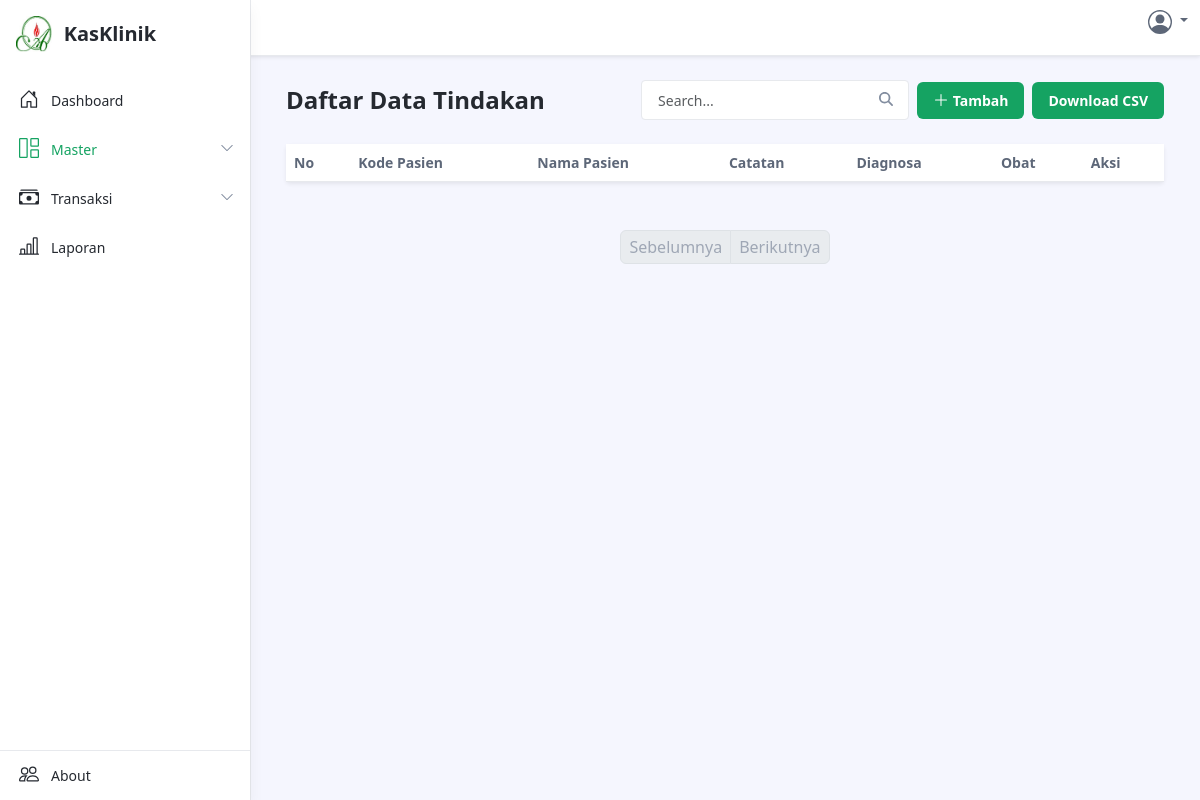
/data-tindakan.php, run on an earlier commit of the app's database.
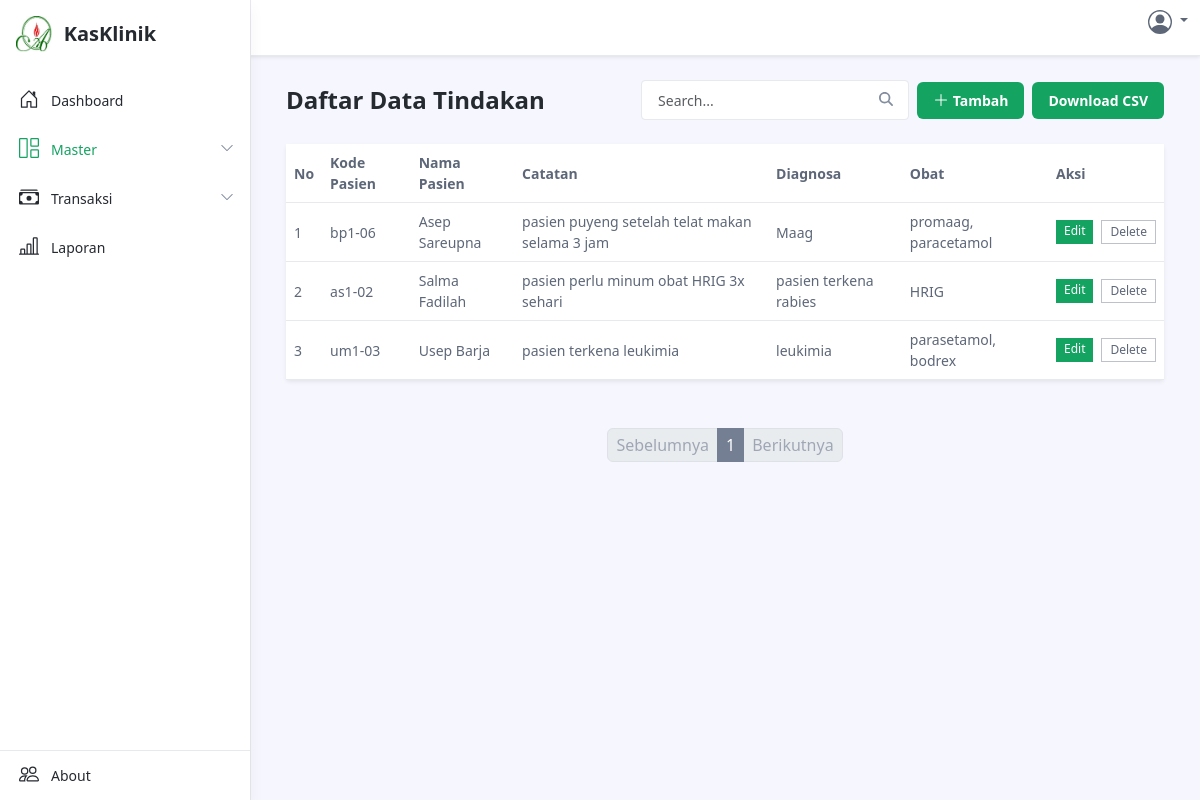
And on a later commit of the database.
### tables this page shows
CREATE TABLE `action` (
  `id` bigint(20) UNSIGNED NOT NULL,
  `patient_id` varchar(20) NOT NULL,
  `notes` text NOT NULL,
  `diagnosis` text NOT NULL,
  `medicine` text NOT NULL,
  `created_at` timestamp NOT NULL DEFAULT current_timestamp()
);

CREATE TABLE `patient` (
  `id` bigint(20) UNSIGNED NOT NULL,
  `patient_id` varchar(20) NOT NULL,
  `fullname` varchar(255) NOT NULL,
  `address` varchar(255) NOT NULL,
  `phone` varchar(255) NOT NULL,
  `category` varchar(255) NOT NULL,
  `assurance` varchar(255) DEFAULT NULL,
  `created_at` timestamp NOT NULL DEFAULT current_timestamp()
);

### data-tindakan.php (the view, shortened to what this page needs)
<?php
include './config/config.php';
$isPage = 'data-tindakan';
$sql = "
    SELECT a.id AS action_id, a.patient_id, p.fullname, a.notes, a.diagnosis, a.medicine
    FROM action a
    JOIN patient p ON a.patient_id = p.id
";
$stmt = $conn->prepare($sql);
$stmt->execute();
$data = $stmt->fetchAll(PDO::FETCH_ASSOC);
$itemsPerPage = 10;
$totalItems = count($data);
$totalPages = ceil($totalItems / $itemsPerPage);
$page = isset($_GET['page']) ? (int)$_GET['page'] : 1;
if ($page > $totalPages) $page = $totalPages;
$searchQuery = isset($_GET['search']) ? $_GET['search'] : '';
$filteredData = array_filter($data, function ($item) use ($searchQuery) {
	return stripos($item['patient_id'], $searchQuery) !== false ||
		stripos($item['fullname'], $searchQuery) !== false ||
		stripos($item['notes'], $searchQuery) !== false ||
		stripos($item['diagnosis'], $searchQuery) !== false ||
		stripos($item['medicine'], $searchQuery) !== false;
});
$totalItems = count($filteredData);
$totalPages = ceil($totalItems / $itemsPerPage);
$offset = ($page - 1) * $itemsPerPage;
$currentItems = array_slice($filteredData, $offset, $itemsPerPage);
function renderPagination($page, $totalPages, $searchQuery)
{
	include './component/pagination.php';
}
?>
<!DOCTYPE html>
<html lang="en">
<head>
	<link id="theme-style" rel="stylesheet" href="assets/css/portal.css">
	<link id="theme-style" rel="stylesheet" href="assets/css/custom.css">
</head>
<body class="app">
	<header class="app-header fixed-top">
		<div class="app-header-inner">
			<div class="container-fluid py-2">
				<div class="app-header-content">
					<div class="row justify-content-between align-items-center">
						<?php include './component/profile-icon.php'; ?>
					</div>
				</div>
			</div>
		</div>
		<div id="app-sidepanel" class="app-sidepanel">
			<div class="sidepanel-inner d-flex flex-column">
				<?php include './sidebar/sidebar-header.php'; ?>
				<?php include './sidebar/sidebar-body.php'; ?>
				<?php include './sidebar/sidebar-footer.php'; ?>
			</div>
		</div>
	</header>
	<div class="app-wrapper">
		<div class="app-content pt-3 p-md-3 p-lg-4">
			<div class="container-xl">
				<div class="row g-3 mb-4 align-items-center justify-content-between">
					<div class="col-auto">
						<h1 class="app-page-title mb-0">Daftar Data Tindakan</h1>
					</div>
					<div class="col-auto">
						<div class="page-utilities">
							<div class="row g-2 justify-content-start justify-content-md-end align-items-center">
								<div class="col-auto">
									<?php include './component/search-box.php'; ?>
								</div>
								<div class="col-auto">
									<a class="btn app-btn-primary" href="./data-tindakan-input.php">
										<svg xmlns="http://www.w3.org/2000/svg" width="16" height="16" fill="currentColor" class="bi bi-plus-lg" viewBox="0 0 16 16">
											<path fill-rule="evenodd" d="M8 2a.5.5 0 0 1 .5.5v5h5a.5.5 0 0 1 0 1h-5v5a.5.5 0 0 1-1 0v-5h-5a.5.5 0 0 1 0-1h5v-5A.5.5 0 0 1 8 2" />
										</svg> Tambah
									</a>
								</div>
								<div class="col-auto">
									<button class="btn app-btn-primary" onclick="generateCSV()">Download CSV</button>
								</div>
							</div>
						</div>
					</div>
				</div>
				<div class="tab-content" id="orders-table-tab-content">
					<div class="tab-pane fade show active" id="orders-all" role="tabpanel" aria-labelledby="orders-all-tab">
						<div class="app-card app-card-orders-table shadow-sm mb-5">
							<div class="app-card-body">
								<div class="table-responsive">
									<table class="table app-table-hover mb-0 text-left">
										<thead>
											<tr>
												<th class="cell">No</th>
												<th class="cell">Kode Pasien</th>
												<th class="cell">Nama Pasien</th>
												<th class="cell">Catatan</th>
												<th class="cell">Diagnosa</th>
												<th class="cell">Obat</th>
												<th class="cell">Aksi</th>
											</tr>
										</thead>
										<tbody>
											<?php foreach ($currentItems as $index => $row) : ?>
												<tr>
													<td class="cell"><?php echo $offset + $index + 1; ?></td>
													<td class="cell"><?php
														$sql = "SELECT id, patient_id, fullname FROM patient WHERE id = :patient_id";
														$stmt = $conn->prepare($sql);
														$stmt->bindParam(':patient_id', $row['patient_id']);
														$stmt->execute();
														$id = $stmt->fetch(PDO::FETCH_ASSOC);
														echo htmlspecialchars($id['patient_id']);
														?>
													</td>
													<td class="cell"><?php echo htmlspecialchars($row['fullname']); ?></td>
													<td class="cell"><?php echo htmlspecialchars($row['notes']); ?></td>
													<td class="cell"><?php echo htmlspecialchars($row['diagnosis']); ?></td>
													<td class="cell"><?php echo htmlspecialchars($row['medicine']); ?></td>
													<td class="cell">
														<div class="d-flex justify-content-between w-50">
															<a class="btn-sm app-btn-primary me-1" href="./data-tindakan-edit.php?id=<?php echo htmlspecialchars($row['action_id']); ?>">Edit</a>
															<form method="POST" action="data-tindakan-delete.php" onsubmit="return confirm('Are you sure you want to delete this action?')">
																<button type="submit" class="btn-sm app-btn-secondary ms-1" name="delete">Delete</button>
															</form>
														</div>
													</td>
												</tr>
											<?php endforeach; ?>
										</tbody>
									</table>
								</div>
							</div>
						</div>
						<?php renderPagination($page, $totalPages, $searchQuery); ?>
					</div>
				</div>
			</div>
		</div>
	</div>
</body>
</html>

### component/profile-icon.php (shortened to what this page needs)
<div class="app-utilities col-auto">
  <div class="app-utility-item app-user-dropdown dropdown">
    <a class="dropdown-toggle" id="user-dropdown-toggle" data-bs-toggle="dropdown" href="#" role="button" aria-expanded="false">
    </a>
  </div>
</div>

### sidebar/sidebar-header.php
<div class="app-branding">
	<a class="app-logo" href="./index.php"><img class="logo-icon me-2" src="assets/images/app-logo.jpg" alt="logo">
		<span class="logo-text">KasKlinik</span>
	</a>
</div>

### sidebar/sidebar-body.php (shortened to what this page needs)
<nav id="app-nav-main" class="app-nav app-nav-main flex-grow-1">
	<ul class="app-menu list-unstyled accordion" id="menu-accordion">
		<li class="nav-item">
			<a class="nav-link <?php echo $isPage == 'dashboard' ? 'active' : ''; ?>" href="./index.php">
				<span class="nav-icon">
				</span>
				<span class="nav-link-text">Dashboard</span>
			</a>
		</li>
		<li class="nav-item has-submenu">
			<a class="nav-link submenu-toggle <?php echo $isPage == 'data-pasien' || $isPage == 'data-tindakan' ? 'active' : ''; ?>" href="#" data-bs-toggle="collapse" data-bs-target="#submenu-1" aria-expanded="false" aria-controls="submenu-1">
				<span class="nav-icon">
				</span>
				<span class="nav-link-text">Master</span>
				<span class="submenu-arrow">
					<svg width="1em" height="1em" viewBox="0 0 16 16" class="bi bi-chevron-down" fill="currentColor" xmlns="http://www.w3.org/2000/svg">
						<path fill-rule="evenodd" d="M1.646 4.646a.5.5 0 0 1 .708 0L8 10.293l5.646-5.647a.5.5 0 0 1 .708.708l-6 6a.5.5 0 0 1-.708 0l-6-6a.5.5 0 0 1 0-.708z" />
					</svg>
				</span>
			</a>
		</li>
		<li class="nav-item has-submenu">
			<a class="nav-link submenu-toggle <?php echo $isPage == 'penerimaan-kas' || $isPage == 'pengeluaran-kas' ? 'active' : ''; ?>" href="#" data-bs-toggle="collapse" data-bs-target="#submenu-2" aria-expanded="false" aria-controls="submenu-2">
				<span class="nav-icon">
				</span>
				<span class="nav-link-text">Transaksi</span>
				<span class="submenu-arrow">
					<svg width="1em" height="1em" viewBox="0 0 16 16" class="bi bi-chevron-down" fill="currentColor" xmlns="http://www.w3.org/2000/svg">
						<path fill-rule="evenodd" d="M1.646 4.646a.5.5 0 0 1 .708 0L8 10.293l5.646-5.647a.5.5 0 0 1 .708.708l-6 6a.5.5 0 0 1-.708 0l-6-6a.5.5 0 0 1 0-.708z" />
					</svg>
				</span>
			</a>
		</li>
		<li class="nav-item">
			<a class="nav-link <?php echo $isPage == 'laporan' ? 'active' : ''; ?>" href="./laporan.php">
				<span class="nav-icon">
				</span>
				<span class="nav-link-text">Laporan</span>
			</a>
		</li>
	</ul>
</nav>

### sidebar/sidebar-footer.php (shortened to what this page needs)
<div class="app-sidepanel-footer">
	<nav class="app-nav app-nav-footer">
		<ul class="app-menu footer-menu list-unstyled">
			<li class="nav-item">
				<a class="nav-link"
					href="https://themes.3rdwavemedia.com/bootstrap-templates/admin-dashboard/portal-free-bootstrap-admin-dashboard-template-for-developers/">
					<span class="nav-icon">
					</span>
					<span class="nav-link-text">About</span>
				</a>
			</li>
		</ul>
	</nav>
</div>

### component/search-box.php
<div class="app-search">
	<form id="search-form" class="app-search-form">
		<input type="text" placeholder="Search..." id="search-input" name="search" value="<?php echo $searchQuery; ?>" class="form-control search-input">
		<button type="submit" class="btn search-btn btn-primary mt-1" value="Search"><i
				class="fa-solid fa-magnifying-glass"></i></button>
	</form>
</div>

### component/pagination.php (shortened to what this page needs)
<nav class="app-pagination">
  <ul class="pagination justify-content-center">
    <li class="page-item <?php if ($page <= 1) echo 'disabled'; ?>">
      <a class="page-link" href="?page=<?php echo $page - 1; ?>&search=<?php echo urlencode($searchQuery); ?>" aria-label="Sebelumnya" tabindex="-1">
        <span aria-hidden="true">Sebelumnya</span>
      </a>
    </li>
    <?php for ($i = max(1, $page - 2); $i <= min($totalPages, $page + 2); $i++): ?>
    <li class="page-item <?php if ($i == $page) echo 'active'; ?>">
      <a class="page-link" href="?page=<?php echo $i; ?>&search=<?php echo urlencode($searchQuery); ?>"><?php echo $i; ?></a>
    </li>
    <?php endfor; ?>
    <li class="page-item <?php if ($page >= $totalPages) echo 'disabled'; ?>">
      <a class="page-link" href="?page=<?php echo $page + 1; ?>&search=<?php echo urlencode($searchQuery); ?>" aria-label="Berikutnya" tabindex="-1">
        <span aria-hidden="true">Berikutnya</span>
      </a>
    </li>
  </ul>
</nav>

### assets/css/custom.css (style rules this page uses)
.search-btn { display: flex; align-items: center; justify-content: center; }

What changed in the data, as far as the page shows it:
added action: index "1", patient.patient_id "bp1-06", patient.fullname "Asep Sareupna", notes "pasien puyeng setelah telat makan selama 3 jam", diagnosis "Maag", medicine "promaag, paracetamol"
added action: index "2", patient.patient_id "as1-02", patient.fullname "Salma Fadilah", notes "pasien perlu minum obat HRIG 3x sehari", diagnosis "pasien terkena rabies", medicine "HRIG"
added action: index "3", patient.patient_id "um1-03", patient.fullname "Usep Barja", notes "pasien terkena leukimia", diagnosis "leukimia", medicine "parasetamol, bodrex"
Also different on the page:
new list line: "1"
